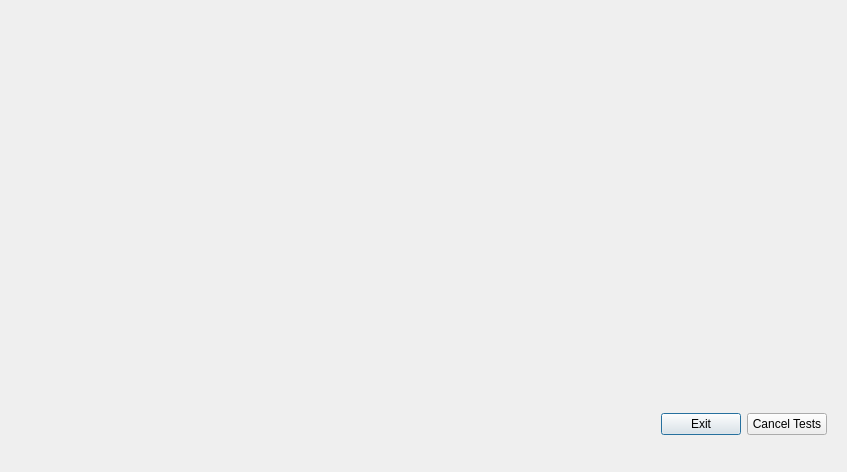
<?xml version="1.0" encoding="UTF-8"?>
<ui version="4.0">
 <class>dialog_cancel_tests</class>
 <widget class="QDialog" name="dialog_cancel_tests">
  <property name="geometry">
   <rect>
    <x>0</x>
    <y>0</y>
    <width>847</width>
    <height>472</height>
   </rect>
  </property>
  <property name="windowTitle">
   <string>Cancel Tests</string>
  </property>
  <layout class="QVBoxLayout" name="verticalLayout">
   <item>
    <widget class="QWidget" name="widget" native="true">
     <property name="sizePolicy">
      <sizepolicy hsizetype="Preferred" vsizetype="Preferred">
       <horstretch>1</horstretch>
       <verstretch>5</verstretch>
      </sizepolicy>
     </property>
     <layout class="QHBoxLayout" name="horizontalLayout_2">
      <item>
       <widget class="QWidget" name="widget_bue_selection" native="true">
        <property name="sizePolicy">
         <sizepolicy hsizetype="Preferred" vsizetype="Preferred">
          <horstretch>1</horstretch>
          <verstretch>1</verstretch>
         </sizepolicy>
        </property>
        <property name="minimumSize">
         <size>
          <width>400</width>
          <height>0</height>
         </size>
        </property>
       </widget>
      </item>
      <item>
       <widget class="QLabel" name="label">
        <property name="sizePolicy">
         <sizepolicy hsizetype="Preferred" vsizetype="Preferred">
          <horstretch>1</horstretch>
          <verstretch>1</verstretch>
         </sizepolicy>
        </property>
        <property name="text">
         <string/>
        </property>
        <property name="pixmap">
         <pixmap>image.png</pixmap>
        </property>
        <property name="scaledContents">
         <bool>true</bool>
        </property>
       </widget>
      </item>
     </layout>
    </widget>
   </item>
   <item>
    <widget class="QWidget" name="widget_2" native="true">
     <property name="sizePolicy">
      <sizepolicy hsizetype="Preferred" vsizetype="Preferred">
       <horstretch>1</horstretch>
       <verstretch>1</verstretch>
      </sizepolicy>
     </property>
     <layout class="QHBoxLayout" name="horizontalLayout">
      <item>
       <spacer name="horizontalSpacer">
        <property name="orientation">
         <enum>Qt::Horizontal</enum>
        </property>
        <property name="sizeHint" stdset="0">
         <size>
          <width>40</width>
          <height>20</height>
         </size>
        </property>
       </spacer>
      </item>
      <item>
       <widget class="QPushButton" name="button_exit">
        <property name="text">
         <string>Exit</string>
        </property>
       </widget>
      </item>
      <item>
       <widget class="QPushButton" name="button_send_cancel">
        <property name="text">
         <string>Cancel Tests</string>
        </property>
       </widget>
      </item>
     </layout>
    </widget>
   </item>
  </layout>
 </widget>
 <resources/>
 <connections/>
</ui>
